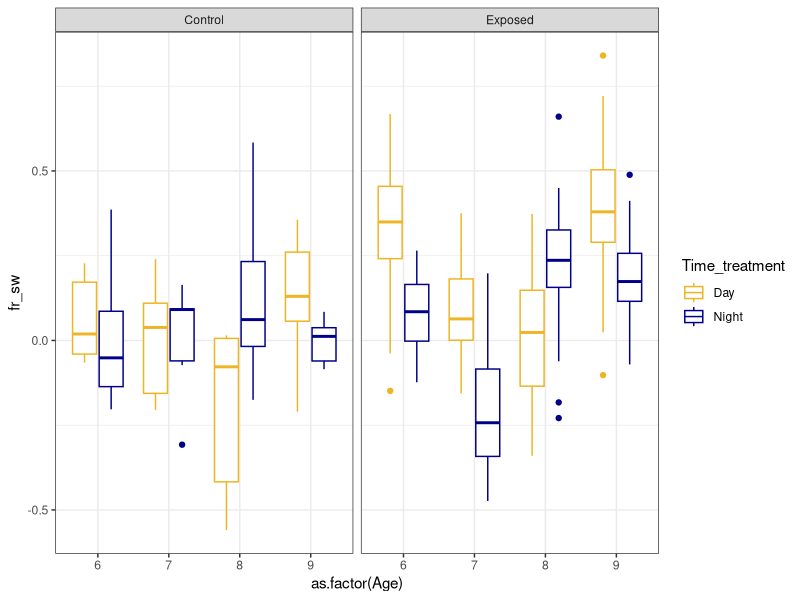
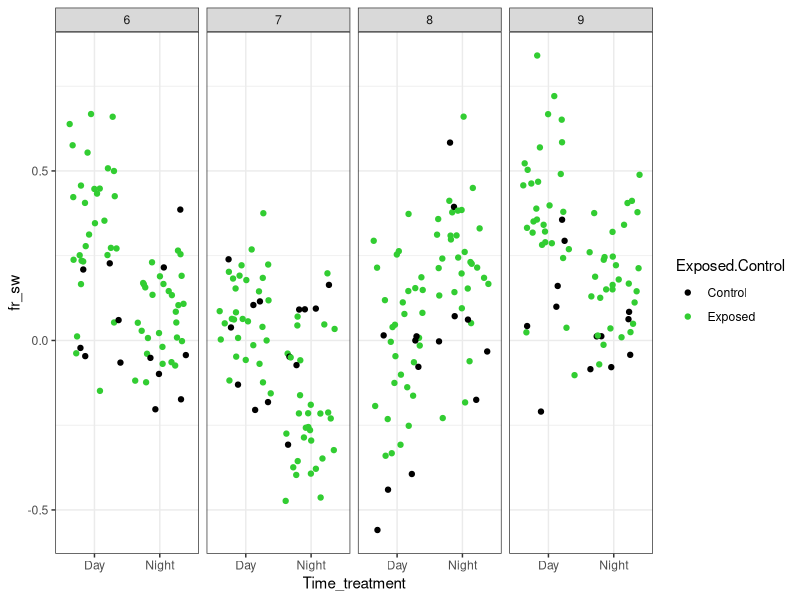
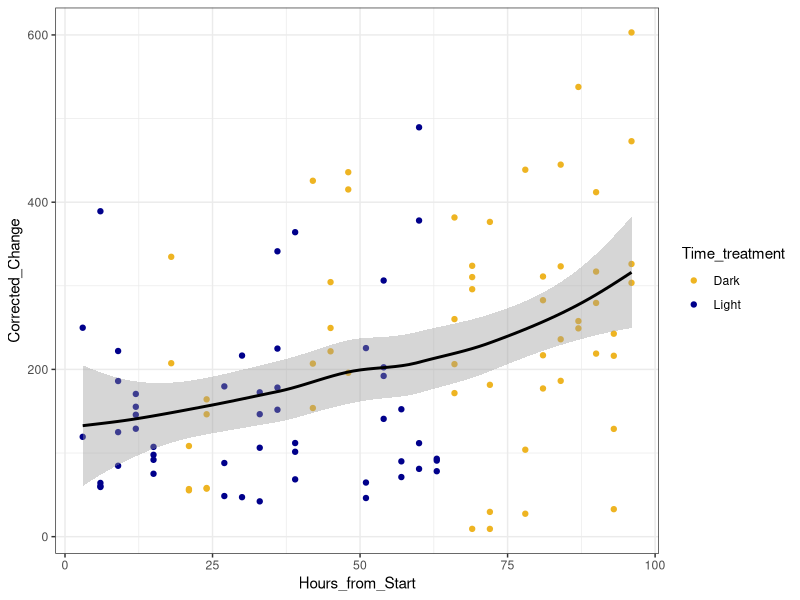
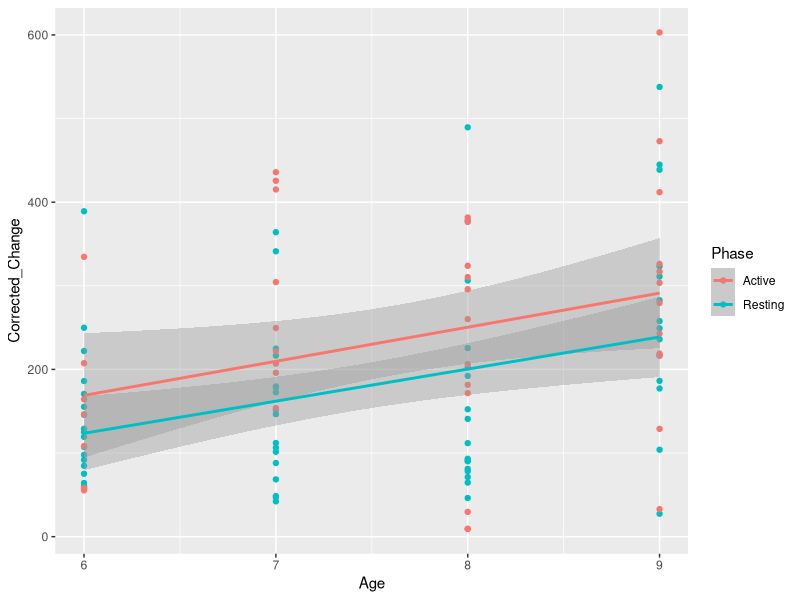
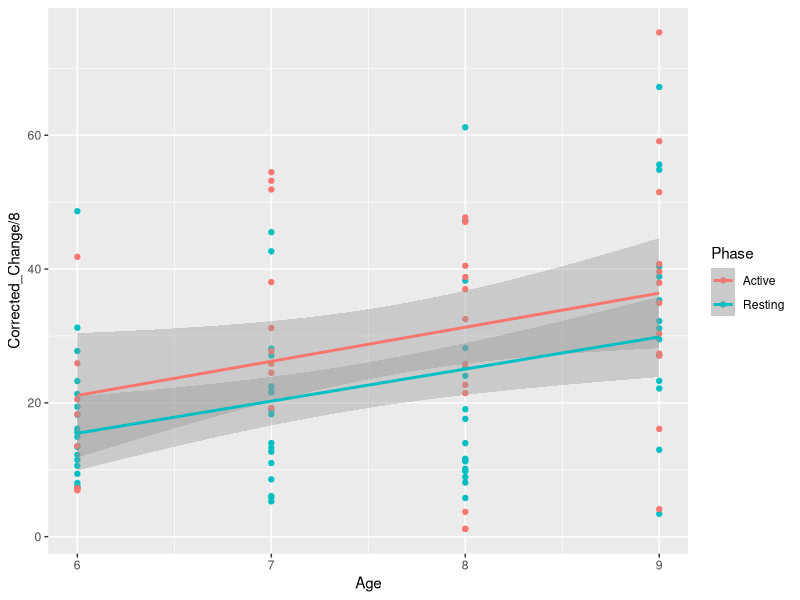
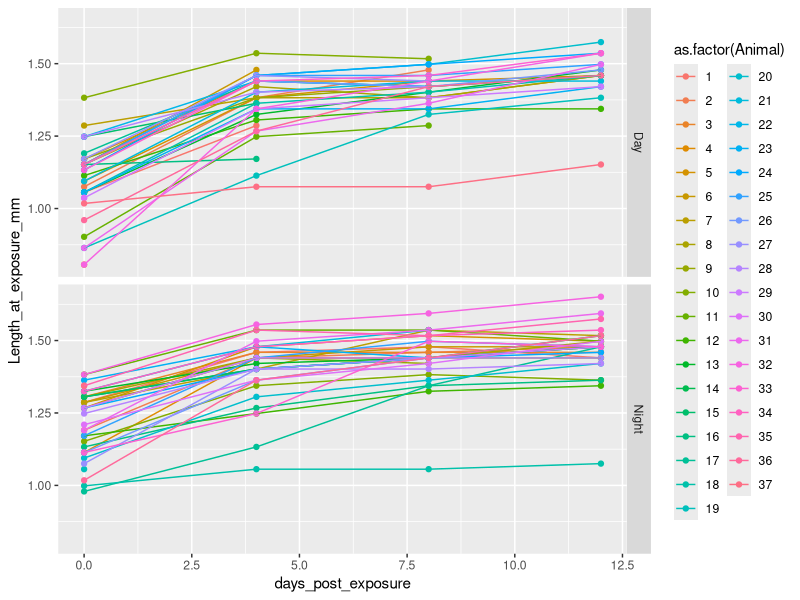
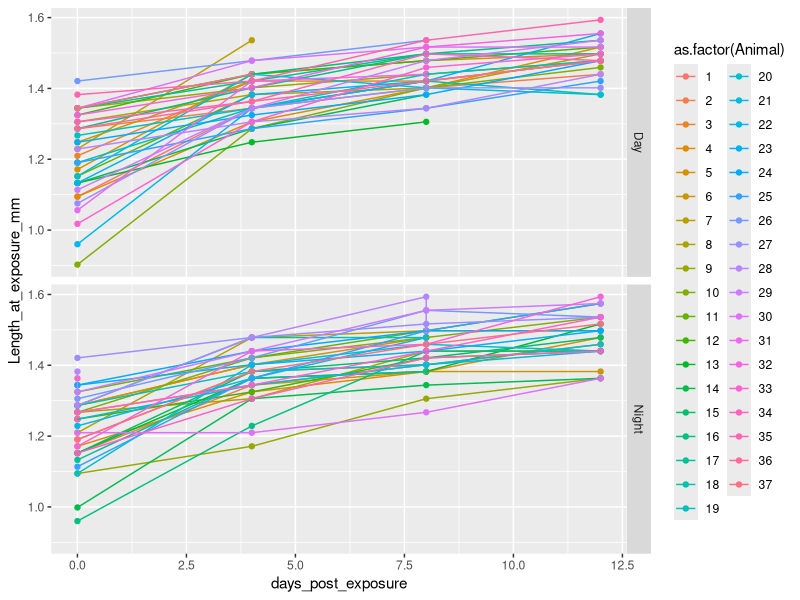
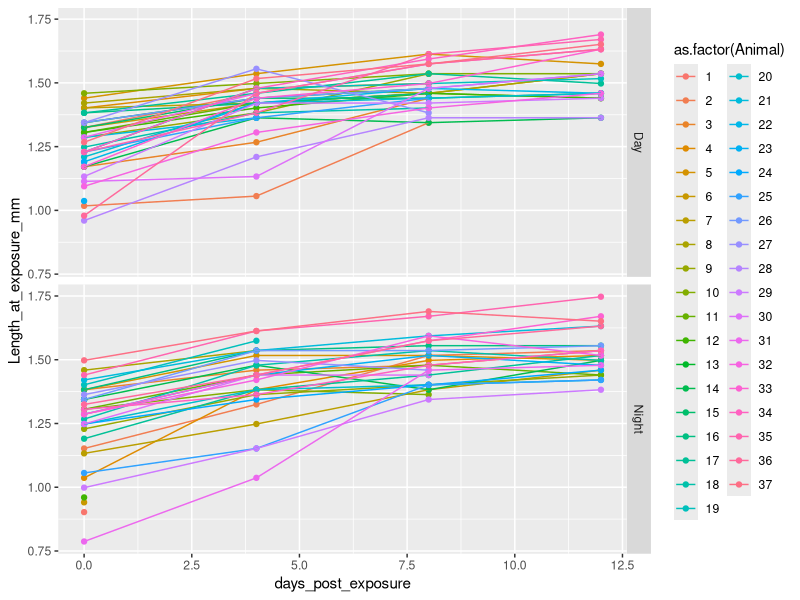

Here is the R script that generated these plots, in order:
## ---- chunk 1

library(tidyverse)
library(patchwork)

knitr::opts_chunk$set(echo = TRUE)
## ---- chunk 2
feed_data<-read.csv("data/feeding_data_3.28.21.csv", header=T)

po<-read.csv("data/4_Day_PO.csv", header = T) #Corrected_Change is the Active PO per sample (8 ind. per sample)

growth<-read.csv("data/growth_data_3.28.21.csv", header=T)

life<-read.csv("data/life_data_3.28.21.csv", header =T)

## ---- chunk 3
#calculate the mean of the controls for each plate
summary_data <- feed_data %>%
  group_by(Plate_Control) %>%
  mutate(control_mean = mean(Control_Flour_Reading, na.rm = T)) %>%
  select(Plate_Control, control_mean) %>%
  distinct() %>% as.data.frame()

#remove extra row
summary_data  <- summary_data[!(summary_data$Plate_Control == ""),]

#match control mean with plate treatment
map = setNames(summary_data$control_mean,summary_data$Plate_Control)
feed_data$control_mean <- map[as.character(feed_data$Plate_Treatment)]

#volume, mL
v = 10

#time, hours
t = 9

##difference in feeding compared to control
k=feed_data$control_mean/feed_data$Flourometry_Reading

##calculate feeding rate (Sarnelle and Wilson)
feed_data$fr_sw <- log(k) * (v/t)

#calculate mean feeding rate per animal (keep rate > 0)
animal_mean <- feed_data %>%
  #keep fr_sw values > 0
  #filter(fr_sw > 0) %>% #this removes 64 animals...
  #group based on these variables
  group_by(Time_treatment, Age, Animal, Exposed.Control) %>%
  #means based on groups above
  summarise(fr_sw = mean(fr_sw, na.rm=TRUE)) 

## ---- chunk 4
#combine feeding rates with life history data 
merge(animal_mean, life, by=c("Age", "Time_treatment", "Animal", "Exposed.Control"), keep=TRUE) %>%
  mutate(id = paste(Age,
                    Time_treatment,
                    Animal,
                    Exposed.Control, 
                    sep = "_")) %>%
           as.data.frame()->all.data


#create id for growth data 
growth %>%
  mutate(id = paste(Age,
                    Time_treatment,
                    Animal,
                    Exposed.Control, 
                    sep = "_")) %>%
           as.data.frame()->growth
## ---- chunk 5
all.data %>%
  filter(Sex == "F")%>%
  ggplot()+
  geom_boxplot(aes(x=as.factor(Age), y=fr_sw, color=Time_treatment))+
  scale_color_manual(values=c("goldenrod2", "darkblue"))+
  facet_grid(.~Exposed.Control)+
  theme_bw()

all.data %>%
  filter(Sex == "F")%>%
  ggplot()+
  geom_jitter(aes(x=Time_treatment, y=fr_sw, color=Exposed.Control))+
  scale_color_manual(values=c("black", "limegreen"))+
  facet_grid(.~Age)+
  theme_bw()

## ---- chunk 6
po %>%
  ggplot()+
  geom_point(aes(x=Hours_from_Start, y =Corrected_Change, color=Time_treatment))+
  scale_color_manual(values=c("goldenrod2", "darkblue"))+
  geom_smooth(aes(x=Hours_from_Start, y =Corrected_Change), color="black", span=1)+
  theme_bw()

po %>%
  ggplot(aes(x=Age, y = Corrected_Change, color=Phase))+
  geom_point()+
  geom_smooth(method="lm")

po %>%
  ggplot(aes(x=Age, y = Corrected_Change/8, color=Phase))+
  geom_point()+
  geom_smooth(method="lm")

## ---- chunk 7
growth %>%
  filter(Age == 6) %>%
  ggplot(aes(x=days_post_exposure, y=Length_at_exposure_mm, color=as.factor(Animal)))+
  geom_point()+
  geom_line()+
  facet_grid(Time_treatment~.)

growth %>%
  filter(Age == 7) %>%
  ggplot(aes(x=days_post_exposure, y=Length_at_exposure_mm, color=as.factor(Animal)))+
  geom_point()+
  geom_line()+
  facet_grid(Time_treatment~.)

growth %>%
  filter(Age == 8) %>%
  ggplot(aes(x=days_post_exposure, y=Length_at_exposure_mm, color=as.factor(Animal)))+
  geom_point()+
  geom_line()+
  facet_grid(Time_treatment~.)

growth %>%
  filter(Age == 9) %>%
  ggplot(aes(x=days_post_exposure, y=Length_at_exposure_mm, color=as.factor(Animal)))+
  geom_point()+
  geom_line()+
  facet_grid(Time_treatment~.)

#lag and lead

## ---- chunk 8

# infection prevalence
all.data %>%
  filter(Time_treatment == "Exposed" | Sex == "F") %>%
  ggplot(aes(x=Age, y=infected, color=Time_treatment))+
  scale_color_manual(values=c("goldenrod2", "darkblue"))+
  geom_jitter(width = .1, height = .1)+
  geom_smooth(method="lm")+
  scale_y_continuous(limits=c(-.1,1))+
  scale_x_continuous(breaks=c(6,7,8,9))+
  theme_bw()


#infection intensity
life %>%
  filter(Time_treatment == "Exposed"| Sex == "F") %>%
  ggplot(aes(x=Age, y=spore_counts, color=Time_treatment))+
  scale_color_manual(values=c("goldenrod2", "darkblue"))+
  #geom_jitter(width=.25)+
  geom_point()+
  geom_smooth(method="lm")+
  theme_bw()

## ---- chunk 9

#total offspring
all.data %>%
  filter(Sex == "F") %>%
  #filter(infected != "NA") %>%     #removes controls
  ggplot(aes(x=Time_treatment, y=total_offspring, fill=as.factor(infected)))+
  geom_boxplot()+
  facet_grid(~Age)


#age at first clutch
all.data %>% 
  filter(Sex == "F") %>%
  #filter(infected != "NA") %>%     #removes controls
  ggplot(aes(x=Time_treatment, y=age_at_first_clutch, fill=as.factor(infected)))+
  geom_boxplot()+
  facet_grid(~Age)

## ---- chunk 10

#Does PO differ across a day (Resting = Light hours, Active = dark hours) and across ages? 
summary(po_model<-glm(Corrected_Change ~ Phase*as.factor(Age), data=po))
plot(po_model)

newdata<-expand.grid(Phase=c("Active", "Resting"), Age = 6:9)
newdata$preds<-predict(po_model, newdata=newdata)

newdata %>%
  ggplot()+
  geom_line(aes(x=Age, y=preds, color=Phase))+
  geom_point(po, mapping=aes(x=Age, y=Corrected_Change, color=Phase), alpha = 0.5)
## ---- chunk 11
prev <- all.data %>%
  filter(Exposed.Control == "Exposed") %>%
  group_by(Age, Time_treatment) %>%
  summarise(inf = sum(infected, na.rm=T),
            n = length(infected),
            prev = inf/n)

#Does infection prevalence increase with age and night exposure?
summary(inf_model<-glm(infected ~ as.factor(Age)+Time_treatment, 
               family = binomial, 
               data=filter(all.data, Exposed.Control == "Exposed")))

## ---- chunk 12
plot(inf_model, 1)
## ---- chunk 13

#Does infection intensity increase with Age and night exposure?
summary(spore_model<-glm(spore_counts ~ as.factor(Age) * Time_treatment, family = poisson(), data=filter(all.data, infected == 1)))
plot(spore_model)


## ---- chunk 14
zero_summary <- 
  all.data %>% filter(Exposed.Control == "Exposed") %>%
  group_by(Age, Time_treatment) %>%
  summarise(mean_spore_counts = mean(spore_counts, na.rm = TRUE),
            var_spore_counts = var(spore_counts, na.rm = TRUE),
            n_zeros = sum(spore_counts == 0, na.rm = TRUE),
            n_na = sum(is.na(spore_counts)),
            n_infected = sum(infected == 1, na.rm = TRUE),
            n_animals = n())
zero_summary %>% knitr::kable(digits = 2)
## ---- chunk 15
all.data %>% filter(Exposed.Control == "Exposed") %>%
  group_by(Age, Time_treatment) %>%
  filter(Age == 6, Time_treatment == "Day", Exposed.Control == "Exposed") 
  
## ---- chunk 16
reg_data <- filter(all.data, Exposed.Control == "Exposed")

spore_pois <- glm(spore_counts ~ as.factor(Age) * Time_treatment, family = poisson(), data=reg_data)
spore_nb <- MASS::glm.nb(spore_counts ~ as.factor(Age) * Time_treatment,  data=reg_data)

summary(spore_pois)
summary(spore_nb)
## ---- chunk 17
library(pscl)
# poisson
hurdle_poisson_full <-   hurdle(spore_counts ~ as.factor(Age) * Time_treatment | as.factor(Age) + Time_treatment, 
       dist = "poisson", zero.dist = "binomial", data = reg_data)
zi_poisson_full <- zeroinfl(spore_counts ~ as.factor(Age) * Time_treatment | as.factor(Age) + Time_treatment, 
       dist = "poisson", link = "logit", data = reg_data)
hurdle_poisson_main <-   hurdle(spore_counts ~ as.factor(Age) + Time_treatment | as.factor(Age) + Time_treatment, 
       dist = "poisson", zero.dist = "binomial", data = reg_data)
zi_poisson_main <- zeroinfl(spore_counts ~ as.factor(Age) + Time_treatment | as.factor(Age) + Time_treatment, 
       dist = "poisson", link = "logit", data = reg_data)
# negative binomial
hurdle_nb_full <-   hurdle(spore_counts ~ as.factor(Age) * Time_treatment | as.factor(Age) + Time_treatment,
       dist = "negbin", zero.dist = "binomial", data = reg_data)
zi_nb_full <- zeroinfl(spore_counts ~ as.factor(Age) * Time_treatment | as.factor(Age) + Time_treatment,
       dist = "negbin", link = "logit", data = reg_data)
hurdle_nb_main <-   hurdle(spore_counts ~ as.factor(Age) + Time_treatment | as.factor(Age) + Time_treatment,
       dist = "negbin", zero.dist = "binomial", data = reg_data)
zi_nb_main <- zeroinfl(spore_counts ~ as.factor(Age) + Time_treatment | as.factor(Age) + Time_treatment,
       dist = "negbin", link = "logit", data = reg_data)
zi_nb_lin_age_int <- zeroinfl(spore_counts ~ Age * Time_treatment | as.factor(Age) + Time_treatment,
       dist = "negbin", link = "logit", data = reg_data)
zi_nb_lin_age_main <- zeroinfl(spore_counts ~ Age + Time_treatment | as.factor(Age) + Time_treatment,
       dist = "negbin", link = "logit", data = reg_data)
## ---- chunk 18
# AIC(zi_poisson_full,hurdle_poisson_main,zi_poisson_main,
#     zi_nb_full,hurdle_nb_main,zi_nb_main) %>%
AIC(zi_nb_lin_age_int,
    zi_nb_lin_age_main) %>%

  mutate(deltaAIC = AIC - min(AIC))
## ---- chunk 19
summary(zi_nb_full)
summary(zi_nb_main)
summary(hurdle_nb_main)
summary(zi_nb_lin_age_main)
## ---- chunk 20
zero_summary$response <- predict(zi_nb_lin_age_main, newdata = zero_summary, type = "response")
zero_summary$count <- predict(zi_nb_lin_age_main, newdata = zero_summary, type = "count")
zero_summary$prob_zero <- predict(zi_nb_lin_age_main, newdata = zero_summary, type = "zero")

zero_summary %>% knitr::kable(digits = 2)
## ---- chunk 21
zero_summary$zeros_zi_full <- predict(zi_nb_full, newdata = zero_summary,  type = "zero")

zero_summary %>% 
  mutate(zeros_zi_full = zeros_zi_full * n_animals) %>%
  select(Time_treatment, n_zeros, zeros_zi_full , n_infected)
